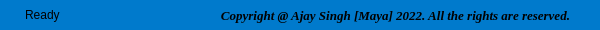
        <widget class="QFrame" name="credits_bar">
         <property name="minimumSize">
          <size>
           <width>0</width>
           <height>30</height>
          </size>
         </property>
         <property name="maximumSize">
          <size>
           <width>16777215</width>
           <height>30</height>
          </size>
         </property>
         <property name="styleSheet">
          <string notr="true">background-color: rgb(0, 122, 204);
border-top-left-radius: 0px;
border-top-right-radius: 0px;</string>
         </property>
         <property name="frameShape">
          <enum>QFrame::NoFrame</enum>
         </property>
         <property name="frameShadow">
          <enum>QFrame::Raised</enum>
         </property>
         <layout class="QHBoxLayout" name="horizontalLayout_3">
          <property name="spacing">
           <number>0</number>
          </property>
          <property name="leftMargin">
           <number>0</number>
          </property>
          <property name="topMargin">
           <number>0</number>
          </property>
          <property name="rightMargin">
           <number>0</number>
          </property>
          <property name="bottomMargin">
           <number>0</number>
          </property>
          <item>
           <widget class="QFrame" name="credit_frame">
            <property name="frameShape">
             <enum>QFrame::NoFrame</enum>
            </property>
            <property name="frameShadow">
             <enum>QFrame::Raised</enum>
            </property>
            <layout class="QHBoxLayout" name="horizontalLayout_4">
             <property name="spacing">
              <number>0</number>
             </property>
             <property name="leftMargin">
              <number>25</number>
             </property>
             <property name="topMargin">
              <number>0</number>
             </property>
             <property name="rightMargin">
              <number>0</number>
             </property>
             <property name="bottomMargin">
              <number>0</number>
             </property>
             <item>
              <widget class="QLabel" name="status_label">
               <property name="text">
                <string>Ready</string>
               </property>
              </widget>
             </item>
             <item>
              <widget class="QLabel" name="credit_label">
               <property name="minimumSize">
                <size>
                 <width>510</width>
                 <height>0</height>
                </size>
               </property>
               <property name="maximumSize">
                <size>
                 <width>510</width>
                 <height>16777215</height>
                </size>
               </property>
               <property name="font">
                <font>
                 <family>Times New Roman</family>
                 <pointsize>10</pointsize>
                 <weight>75</weight>
                 <italic>true</italic>
                 <bold>true</bold>
                </font>
               </property>
               <property name="styleSheet">
                <string notr="true"/>
               </property>
               <property name="text">
                <string>Copyright @ Ajay Singh [Maya] 2022. All the rights are reserved.</string>
               </property>
               <property name="alignment">
                <set>Qt::AlignRight|Qt::AlignTrailing|Qt::AlignVCenter</set>
               </property>
              </widget>
             </item>
            </layout>
           </widget>
          </item>
          <item>
           <widget class="QFrame" name="grip_frame">
            <property name="minimumSize">
             <size>
              <width>30</width>
              <height>30</height>
             </size>
            </property>
            <property name="maximumSize">
             <size>
              <width>30</width>
              <height>30</height>
             </size>
            </property>
            <property name="cursor">
             <cursorShape>SizeFDiagCursor</cursorShape>
            </property>
            <property name="styleSheet">
             <string notr="true">padding: 5px;</string>
            </property>
            <property name="frameShape">
             <enum>QFrame::StyledPanel</enum>
            </property>
            <property name="frameShadow">
             <enum>QFrame::Raised</enum>
            </property>
           </widget>
          </item>
         </layout>
        </widget>
